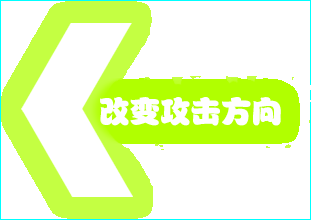
#> input picture game_patched/Pack_develop/Images/Chinese/BossLeft.png, 311 x 220 px
$ python -i weapons.py   (imports and definitions only)
#> lines starting #> are read from the running program, lines starting #| are printed output that depends on the picture; pictures that were not available may be replaced by others from this repository, and a replacement may not be noted
#> further down, picture is the input picture: shape (220, 311, 3); mean B, G, R 185.2, 255, 229.5
#!/usr/bin/env python3
# -*- coding: utf-8 -*-
"""weapons.py —— 爱琳的三把手持武器 + 两个弹体（X1 M7 阶段 E）。

    C:\\Python314\\python.exe tools/ch03_skin/weapons.py                # 写 5 个 .msh + 5 个 .dds，并渲对照图
    C:\\Python314\\python.exe tools/ch03_skin/weapons.py --dry-run      # 只渲对照图，不写
    C:\\Python314\\python.exe tools/ch03_skin/weapons.py --only W0001   # 只做一件（W0001 / W0002 / W0003 / D0002 / D0003A）

## 在重建链里的位置（★ 最后一步）

    mkchar.py（克隆母本）→ recolor.py → ears.py → geometry.py → **weapons.py（本脚本）**

本脚本只读**只读母本** ch01 的 5 个 `.msh`（抄头 / 标志 / 材质 float / 骨骼 offset）和 ch03 的骨架
`.mtn`（和 ch01 逐字节相同），不读 ch03 里任何被改过的东西 ⇒ 幂等；和 geometry.py 互不依赖，
放最后只是为了让顺序好记。

## 做了什么（照 Images/Game/Ch003Weapons.png 三帧）

| 文件 | 内容 | 挂在哪根骨（offset 逐字节抄母本） |
|---|---|---|
| ch03W0001 | 트릭스터 Trickster：**一把双手步枪**（深灰枪托 + 绿枪身 + 绿瞄准器黄徽记 + 绿握把 + 橙护套 + 上叶翼 / 下托手 + 灰方口）。持枪动作从瓦尔基里移植（anim.py） | Bone_Wp01_R02 |
| ch03W0002 | 씨드 폭탄 Seed Bomb（手持）：紫色带斑种球 + 黄色锯齿萼 + 绿茎叶 | Bone_Wp02_02 |
| ch03W0003 | 에이리얼 슈터 Aerial Shooter：**长柄花杖**（绿 / 黄杖身 + 金环两黄叶 + 五片蓝花瓣 + 黄花蕊尖刺，花蕊尖 = 枪口） | Bone_Wp03_01 |
| ch03D0002 | 씨드 폭탄（弹体）：同 W0002，立起来，原点在球心下方 | Bone_C01W02_01 |
| ch03D0003A | 포션 药水 / 回血图腾：蓝玻璃圆底瓶 + 金腰带 + 金颈环 + 绿木塞叶 + 金底座（落地能立住） | Bone_C01W03_01 |

★ 步枪和手杖的摆放框架（在参考姿势的世界坐标里定义，换算到骨骼局部）以及枪口点骨的位置都在 `rig.py`，
anim.py 拿同一份数字去打 `*_FirePoint` 静态骨补丁 —— 改造型位置只改 rig.py，两边自然一致。
步枪 / 手杖的手持对照图用的是 StandN / AttackN / Reload01（anim.py 移植后的动作，先跑 anim.py 再跑本脚本才对得上）。

## 坐标：一律在**骨骼局部（场景单位）**里设计（FINDINGS §18）

每根武器骨的 `inv(offset)` 就是「骨骼局部 → 网格空间」的矩阵（W0001 里带 5.849 的均匀缩放，其余为 1）。
卡希尔的原件告诉我们（tools/mshtool.py 的 bone_offsets + mtntool 的骨架树，2026-09-15 实测）：

- `Bone_Wp01_R02`：枪管从原点向 +x **抬 25°** 指向 FirePoint(35.6, 0, 14.3)，击锤在 (-21, 0, 6..16)，
  握把在 (-3, 0, -12)。**L02 的 bind 是 R02 的镜像（det < 0）**，左枪的局部坐标和右枪逐点相同
  ⇒ 同一份几何放两次，左边由 det 自动反绕向。
- `Bone_Wp02_02`：瓶子轴 = +x（FirePoint 在 +22），球心在原点附近。
- `Bone_Wp03_01`：原点在手心（原版箱子的提梁沿 z 穿过原点），炮口朝 -z（FirePoint (12.4, 0, -36.2)），主体在 x 2..30。
- 弹体骨 offset 是单位阵，原点在物体中心（`Models/Items/` 的道具也都是原点居中的）。

## 安全边界

- 骨骼名只用母本文件里已有的（子集），offset 逐字节抄；写出前逐个断言：手持件的骨在 229 节点骨架里，
  弹体的骨是 `Bone_C01W*`（弹体对象自己的帧，不在骨架树里，原版 37 个武器网格全这样，别改名）。
- 每顶点 1 根骨、权重 1.0；面绕向 = 外法线（写出前统计几何法线和顶点法线的一致率 ≥ 97%）。
- 邻接表由 mshtool.build_adjacency 生成（两两配对规则，见 §17），双面薄片不会再出现正面配反面。
- 贴图 128×128 R5G6B5（母本 64×64 的头改宽高；`ch03B0000.dds` 已实机证明这种头能读）。
"""
from __future__ import annotations

import argparse
import math
import os
import sys

import numpy as np
from PIL import Image, ImageDraw

HERE = os.path.dirname(os.path.abspath(__file__))
TOOLS = os.path.dirname(HERE)
ROOT = os.path.dirname(TOOLS)
sys.path.insert(0, TOOLS)
sys.path.insert(0, HERE)
import dds_edit  # noqa: E402
import mshtool  # noqa: E402
import mtntool  # noqa: E402
import geometry  # noqa: E402
from geometry import norm, petal_art, region, _write_if_changed, write_dds, _grid, _mix  # noqa: E402

CHARS = os.path.join(ROOT, "game_patched", "Pack_develop", "Models", "Characters")
CH01 = os.path.join(CHARS, "ch01")
CH03 = os.path.join(CHARS, "ch03")
REF_PNG = os.path.join(ROOT, "game_patched", "Pack_develop", "Images", "Game", "Ch003Weapons.png")
REF_RECTS = [(1, 1, 137, 113), (139, 1, 275, 113), (277, 1, 413, 113)]   # Ch003Weapons.smf 的三帧
TEX = 128


# ---------------------------------------------------------------------------
# 构造器：从空网格开始，几何写在「设计坐标」里，place() 决定落到哪根骨的局部空间
# ---------------------------------------------------------------------------

class BoneBind:
    """给 Builder.finish() 用的最小绑定姿态：名字表来自骨架，offset 逐字节来自母本文件。"""

    # [5 lines left out: function __init__, not called in this run]

    def offset(self, name):
        return self.off[name]

    def bind(self, name):
        return np.linalg.inv(self.off[name])


class Part(geometry.Builder):
    # [26 lines left out: functions __init__, place, not called in this run]

    @property
    def W(self):
        return [(self.bone, 1.0)]

    # [4 lines left out: function v, not called in this run]

    def tri(self, a, b, c):
        self.faces.append((a, c, b) if self.flip else (a, b, c))

    # [68 lines left out: functions tube, disc, box, sphere, flat, not called in this run]


def vgrad(w, h, c0, c1):
    u, v = _grid(w, h)
    return _mix(c0, c1, np.broadcast_to(v, (h, w)))


# [60 lines left out: functions facet_art, banded, metal_art, bore_art, spots_art, glass_art, not called in this run]


class Atlas:
    def __init__(self, fill):
        self.canvas = flat(TEX, TEX, fill)
        self.regs = {}

    # [5 lines left out: function add, not called in this run]

    def rgba(self):
        rgb = np.clip(self.canvas, 0, 255).astype(np.uint8)
        return np.concatenate([rgb, np.full((TEX, TEX, 1), 255, np.uint8)], axis=2)


# ---------------------------------------------------------------------------
# 三种造型（都在设计坐标里：a 沿 f，b 沿 u，c 沿 s）
# ---------------------------------------------------------------------------

# [242 lines left out: functions body_art, sight_art, trickster_atlas, trickster_rifle, build_W0001, seed_atlas and 10 more, not called in this run]


# (名字, 构造器, 母本贴图, 参考帧, 对照图上的说明)。★ D0002 / D0003A 是**弹体**，不是手持件的另一个角度：
# D0002 = 2 号扔出去的种球（和手持同款），D0003A = 3 号发射出去的回血药水图腾（原版没发它的模型，也没有图标，
# 左边那格只是借 3 号武器的图标当行标签）。
BUILDERS = [
    ("W0001", build_W0001, "ch01W0001.dds", 0, "hand-held rifle"),
    ("W0002", build_W0002, "ch01W0002.dds", 1, "hand-held seed bomb"),
    ("W0003", build_W0003, "ch01W0003.dds", 2, "hand-held flower staff"),
    ("D0002", build_D0002, "ch01D0002.dds", 1, "PROJECTILE thrown by W0002 (same seed bomb)"),
    ("D0003A", build_D0003A, "ch01D0003.dds", 2, "PROJECTILE/TOTEM fired by W0003 = healing potion (no icon; left = W0003 icon)"),
]


# ---------------------------------------------------------------------------
# 校验 + 渲染
# ---------------------------------------------------------------------------

# [53 lines left out: functions verify, labeled, hcat, vcat, not called in this run]


def ref_frame(i):
    im = Image.open(REF_PNG).convert("RGBA")
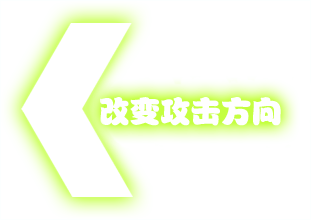
#> im: PIL image 311x220 RGBA; mean R, G, B, A 229.5, 255, 185.2, 74.5; transparent parts drawn white
    bg = Image.new("RGBA", im.size, (40, 40, 48, 255))
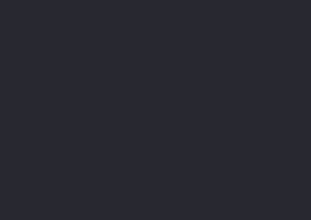
#> bg: PIL image 311x220 RGBA; mean R, G, B, A 40, 40, 48, 255
    bg.alpha_composite(im)
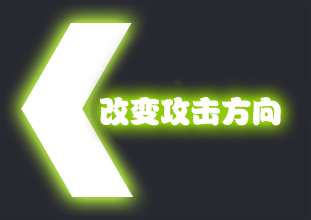
#> bg: PIL image 311x220 RGBA; mean R, G, B, A 96.7, 102.8, 88.9, 255
#> (the run stopped early here; a loop or call above may not have finished)

$ run again, on game_patched/Pack_develop/Images/Chinese/Mutu/07.png
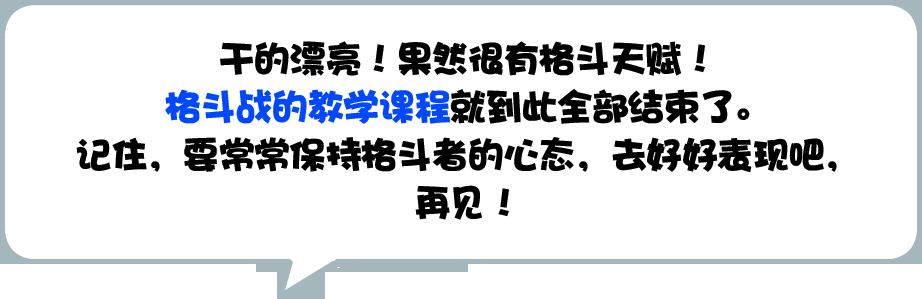
#> input picture game_patched/Pack_develop/Images/Chinese/Mutu/07.png, 922 x 299 px
#> picture is the input picture: shape (299, 922, 3); mean B, G, R 224.5, 220.5, 217.9
#> in ref_frame, `bg.alpha_composite(im)`:
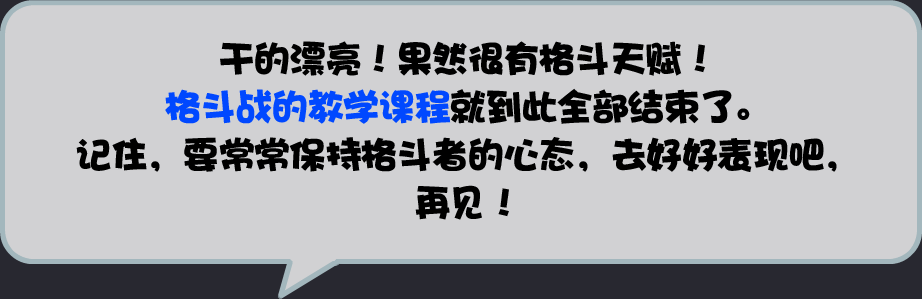
#> bg: PIL image 922x299 RGBA; mean R, G, B, A 161.2, 163.5, 169.9, 255

$ run again, on game_patched/Pack_develop/Images/Chinese/Newbie/04.png
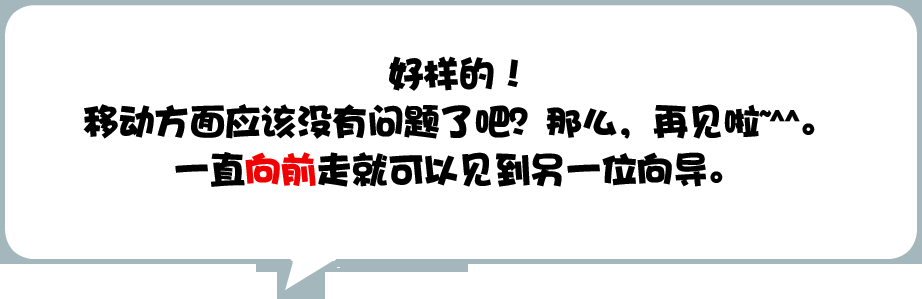
#> input picture game_patched/Pack_develop/Images/Chinese/Newbie/04.png, 922 x 299 px
#> picture is the input picture: shape (299, 922, 3); mean B, G, R 229.5, 229.2, 229.4
#> in ref_frame, `bg.alpha_composite(im)`:
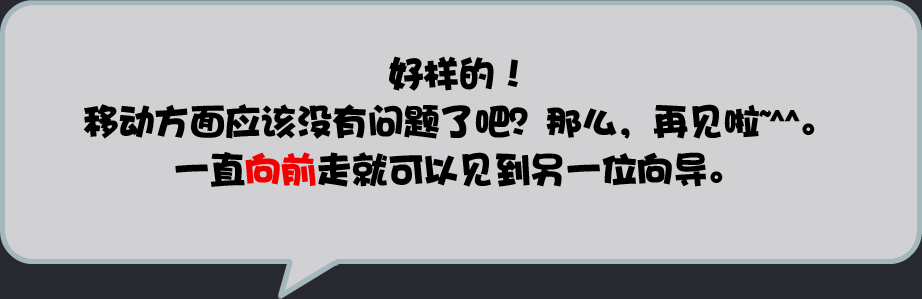
#> bg: PIL image 922x299 RGBA; mean R, G, B, A 170.7, 170.3, 173, 255
